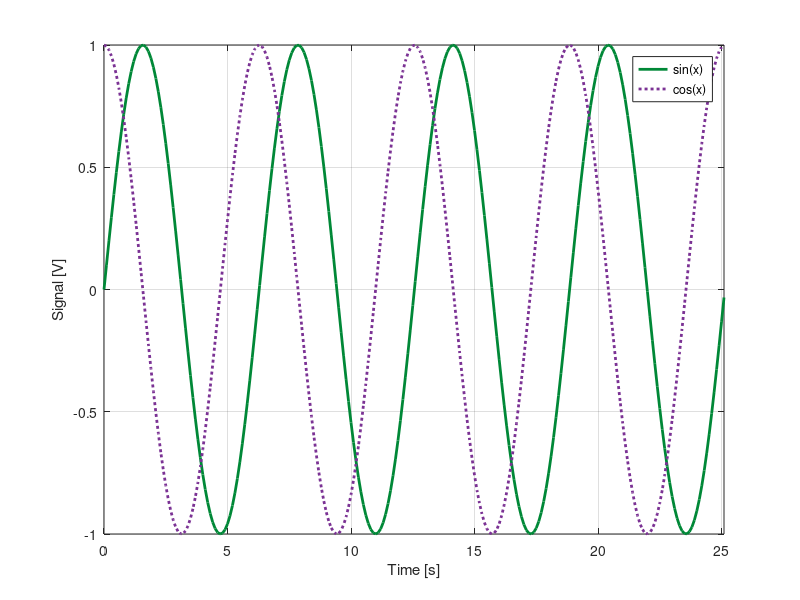

The MATLAB script that drew this image:
%% Create line plot from data_x and data_y
figure();

title('Signal response');

window_width = 21.0;   % 21cm is the width of a A4 paper
window_height = 29.7;  % 29.7cm is the height of A4 paper
set(gcf, 'units','centimeters','Position',[0, 0, window_width, window_height*.5]);

%% Create some data
data_x = 0:.1:8*pi;
data_y1 = sin(data_x);
data_y2 = cos(data_x);

%% Set colors
% These colors are colorblind safe and print friendly
% Reference: https://colorbrewer2.org/
light_green     = [166,219,160]./255;
dark_green      = [0,136,55]./255;
light_purple    = [194,165,207]./255;
dark_purple     = [123,50,148]./255;

%% Plot
% plot(x, y, style, ...), possible styles include:
% '-' (line)            |	'--' (dashed)	|	'-.' (dash-dot)	
% '.' (markers only)    |    ':' (dotted)
plot(data_x, data_y1, '-', 'color', dark_green, 'linewidth', 2);
hold on;
plot(data_x, data_y2, ':', 'color', dark_purple, 'linewidth', 2);
hold off;

%% Config labels
legend({'sin(x)', 'cos(x)'});

xlabel('Time [s]');
ylabel('Signal [V]');

xlim([0 data_x(end)]);
ylim([-1 1]);

grid on;

%% Save graph
% You can specify any extension corresponding to a file format.
saveas(gcf,'Plot.fig');

